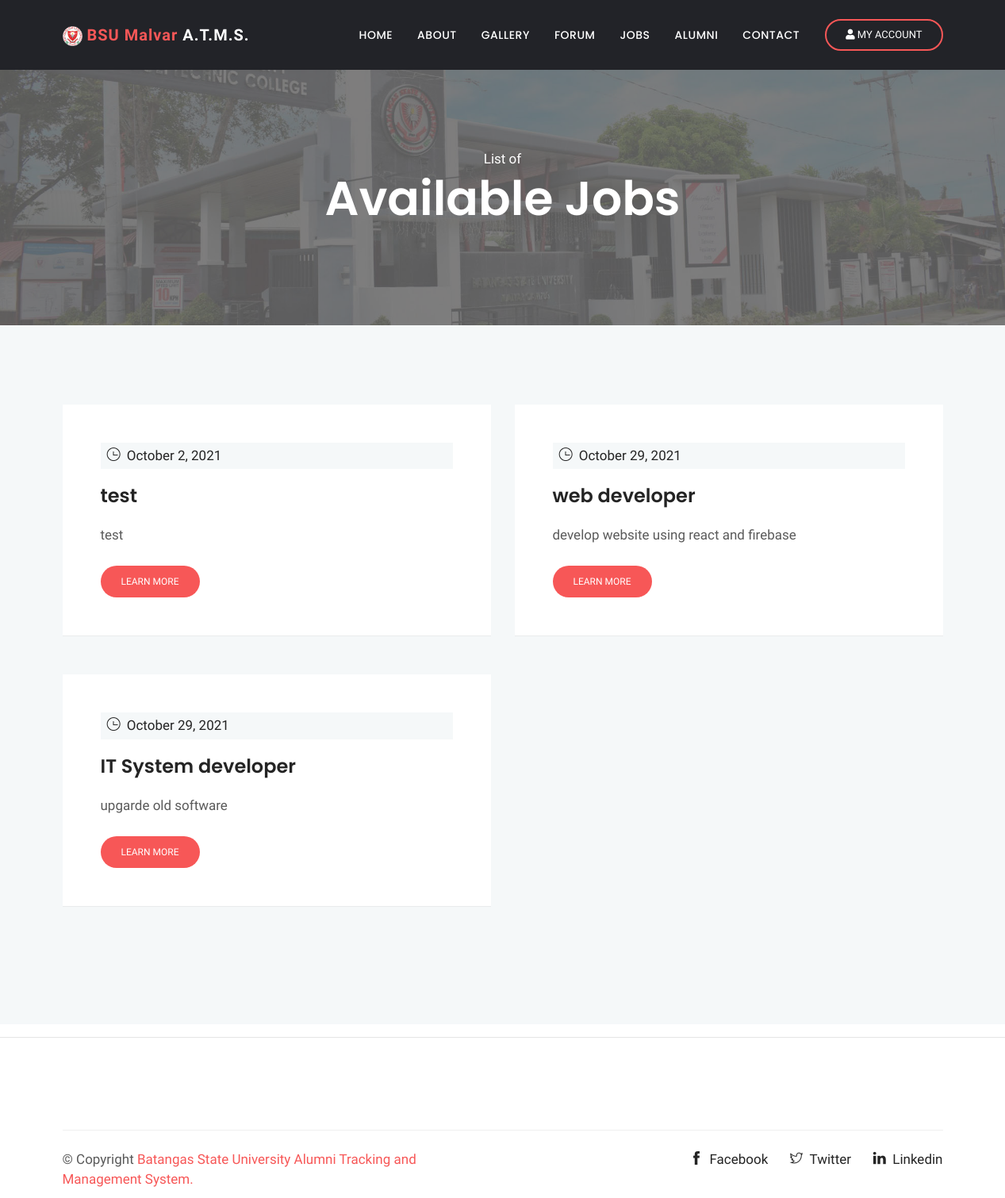
Page /jobs.php (signed in) on the committed database.
### tables this page shows
CREATE TABLE `jobs` (
  `id` int(11) NOT NULL,
  `title` varchar(100) NOT NULL,
  `company` varchar(100) NOT NULL,
  `description` varchar(300) NOT NULL,
  `salary` varchar(50) NOT NULL,
  `admin_id` varchar(50) NOT NULL,
  `date_posted` varchar(50) NOT NULL
);

### methods/mysqliConnection.php (called while the page is built, shortened)
<?php
class Database{
	public function __construct(){
		$this->conn = mysqli_connect("localhost", "root", "", "bsu_alumni");
	}
}
?>

### jobs.php (the view, shortened to what this page needs)
<!doctype html>
<html lang="en">
  <head>
  <?php include 'includes/css_includes.php'; ?>
</head>
<body>
  <?php include 'includes/header.php';
  ?>
<div class="main-wrapper ">
<section class="page-title bg-1">
  <div class="container">
    <div class="row">
      <div class="col-md-12">
        <div class="block text-center">
          <span class="text-white">List of</span>
          <h1 class="text-capitalize mb-4 text-lg">Available Jobs</h1>
        </div>
      </div>
    </div>
  </div>
</section>
<section class="section blog-wrap bg-gray">
    <div class="container">
        <div class="row">
      <?php
      $sql = ' SELECT `id`, `title`, `description`, `salary`, `admin_id`, date_posted FROM `jobs` ';
      $exec = $database->conn->query($sql);
      while ($row = $exec->fetch_assoc())
      {
      ?>
				<div class="col-lg-6 col-md-6 mb-5">
					<div class="blog-item">
						<div class="blog-item-content bg-white p-5">
							<div class="blog-item-meta bg-gray py-1 px-2">
								<span class="text-black text-capitalize mr-3"><i class="ti-time mr-1"></i> <?php echo $row['date_posted']; ?></span>
							</div>
							<h3 class="mt-3 mb-3"><a href="blog-single.html"></i> <?php echo $row['title']; ?></a></h3>
							<p class="mb-4"></i> <?php echo $row['description']; ?></p>
							<a href="job-post.php?id=<?php echo $row['id']; ?>" class="btn btn-small btn-main btn-round-full">Learn More</a>
						</div>
					</div>
				</div>
			<?php } ?>
		</div>
    </div>
</section>
<hr>
	<?php include 'includes/footer.php'; ?>
    </div>
  </body>
  </html>

### css/style.css (style rules this page uses)
html { overflow-x: hidden; }
body { line-height: 1.5; font-family: "Hind", serif; -webkit-font-smoothing: antialiased; font-size: 17px; color: rgba(0, 0, 0, 0.65); }
h1, .h1, h2, .h2, h3, .h3, h4, .h4, h5, .h5, h6, .h6 { font-family: "Poppins", sans-serif; font-weight: 600; color: #242424; }
h1, .h1 { font-size: 2.5rem; }
h3, .h3 { font-size: 1.5rem; }
p { line-height: 30px; }
.btn { display: inline-block; font-size: 14px; font-size: 0.8125rem; font-weight: 400; padding: 1rem 2.5rem; text-transform: uppercase; border-radius: 0; transition: all 0.2s ease; }
.btn-main, .btn-transparent, .btn-small { background: #f75757; color: #fff; transition: all 0.2s ease; }
.btn-small { padding: 10px 25px; font-size: 12px; }
.btn-round-full { border-radius: 50px; }
.bg-gray { background: #f5f8f9; }
.section { padding: 100px 0; }
.overly, .page-title, .slider, .cta, .hero-img { position: relative; }
.overly:before, .page-title:before, .slider:before, .cta:before, .hero-img:before { content: ""; position: absolute; left: 0; top: 0; bottom: 0; right: 0; width: 100%; height: 100%; opacity: 0.5; background: #000; }
.text-black { color: #242424; }
.text-lg { font-size: 3.75rem; }
a { color: #242424; text-decoration: none; }
.page-title { padding: 100px 0; }
.page-title .block h1 { color: #fff; }
.bg-1 { background: url("../images/bg3-1.jpg") no-repeat 50% 50%; background-size: cover; }
.blog-item-content h3 { line-height: 36px; }
.blog-item-content h3 a { transition: all .4s ease 0s; }
.blog-item { border-bottom: 1px solid rgba(0, 0, 0, 0.05); }

### rows in the picture
jobs: date_posted "October 2, 2021", title "test", description "test"
jobs: date_posted "October 29, 2021", title "web developer", description "develop website using react and firebase"
jobs: date_posted "October 29, 2021", title "IT System developer", description "upgarde old software"
